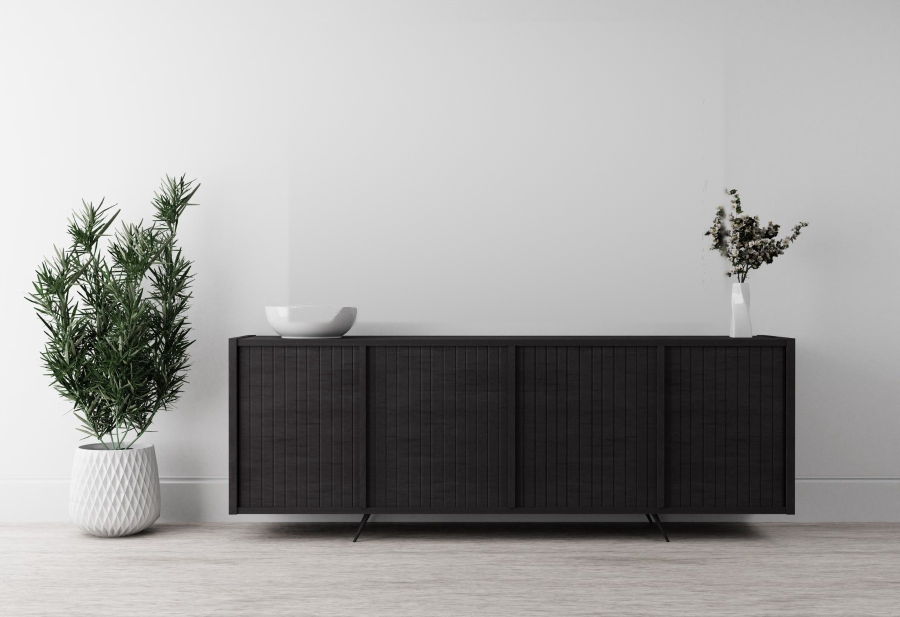
#> input picture tools/rooms/wall-contemporain.jpg, 1800 x 1234 px (shown at 1/2 size)
$ python -i compose.py   (imports and definitions only)
#> lines starting #> are read from the running program, lines starting #| are printed output that depends on the picture; after the words box and inside, x2 and y2 are one past the last pixel; in counts of white or black regions, pixels touching at a corner belong together
# Room mock-ups used on works for sale. Base room: Pexels photo 6083149 (free licence), frames removed -> wall-contemporain.jpg.
# Kept as a record of the settings (ppc 6.28 px/cm, sideboard 180 cm); paths inside are from the working session.
import os, re, glob, sys
import numpy as np
from PIL import Image, ImageDraw, ImageFilter, ImageEnhance
ns = {'__file__': '/home/claude/fam-live/tools/make_rooms.py'}
# [1 line not run here, left out]
ROOT = '/home/claude/fam-live'

# [11 lines left out: function extend_top, not called in this run]

ROOMS = {
  'modern': dict(file='wall_g.jpg', ppc=6.28, cx=1025, base=674, gap=18, add=340),
  # px per cm, centre x, y of the sofa back (art bottom = that line minus gap), gap in cm, extra wall on top
  'small': dict(file='room_a.jpg', ppc=5.4, cx=478, base=495, gap=16, add=0),
  'large': dict(file='room_e.jpg', ppc=4.8, cx=905, base=585, gap=14, add=300),
}

# [26 lines left out: function place, not called in this run]

def trim_edges(im, limit=0.25, run=8):
    """Drop leftover plaster bands on any side, even if a thin shadow line sits on the edge."""
    a = np.asarray(im.convert('HSV')).astype(int); l = np.asarray(im.convert('L')).astype(int)
    plaster = (l > 205) & (a[..., 1] < 25)
    def cut(frac):                     # frac: plaster fraction per line, from the edge inwards
        n = len(frac); lim = int(n * limit); k = 0
        while k < lim:
            if frac[k:k + run].mean() > .6:          # a plaster band starts here
                j = k
                while j < lim and frac[j] <= .5: j += 1     # skip the thin edge line
                s0 = j
                while j < lim and frac[j] > .5: j += 1
                return j if j > s0 + run else 0
            k += 1
            if k > 6: break                          # only allow a few non-plaster edge lines
        return 0
    rows, cols = plaster.mean(1), plaster.mean(0)
    t = cut(rows); b = len(rows) - cut(rows[::-1]); lf = cut(cols); r = len(cols) - cut(cols[::-1])
    return im.crop((lf, t, r, b))

# [14 lines left out: function build, not called in this run]

# [3 lines not run here, left out]

>>> from PIL import Image
>>> picture = Image.open('wall-contemporain.jpg')
#> picture is the input picture: PIL image 1800x1234 RGB; mean R, G, B 160.9, 160, 158.9
>>> result = trim_edges(picture)
#> in trim_edges, `a = np.asarray(im.convert('HSV')).astype(int)`:
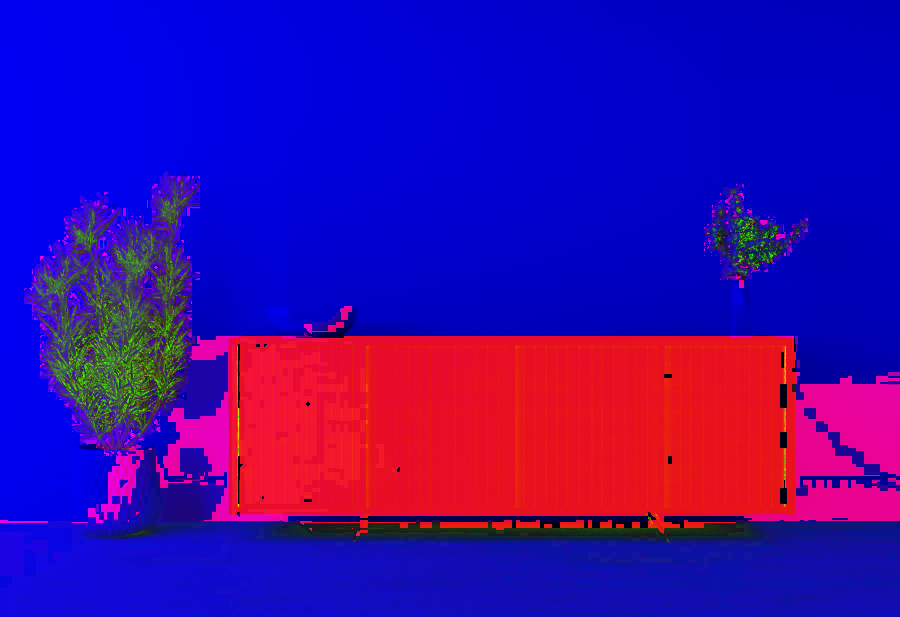
#> a: shape (1234, 1800, 3) int64 (shown at 1/2 size); mean R, G, B 59.1, 9.3, 161.4
#> in trim_edges, `plaster = (l > 205) & (a[..., 1] < 25)`:
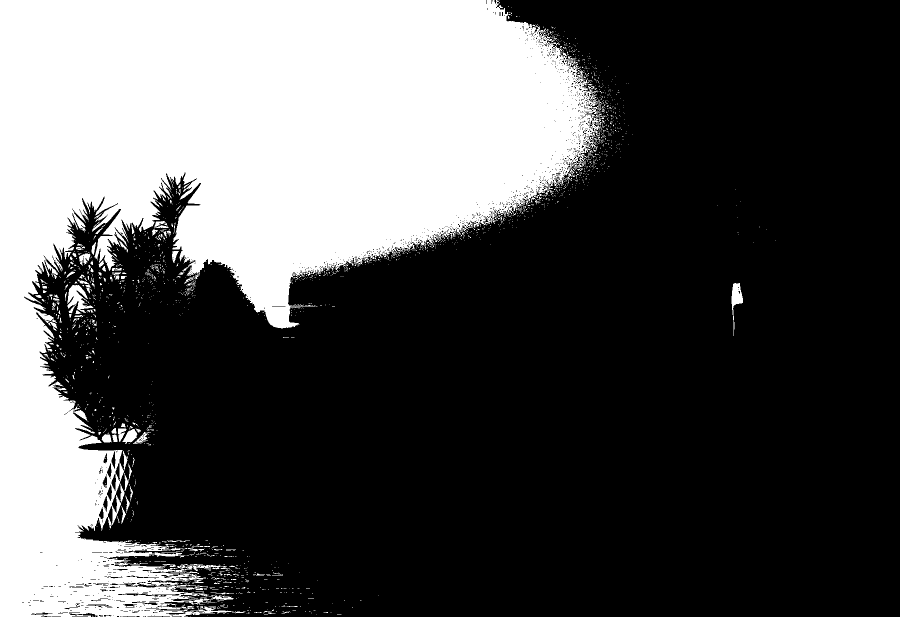
#> plaster: shape (1234, 1800) bool (shown at 1/2 size); 31.7% white; 1824 white regions (1681 under 20 px), largest, box (x1, y1, x2, y2) and area: (0, 0, 1210, 1234) 688426, (134, 570, 187, 626) 1425, (1463, 566, 1486, 672) 896
#> in trim_edges, `rows, cols = plaster.mean(1), plaster.mean(0)`: rows = 1234 values, max 0.668 at index 215, min 0.0467 at index 733, mean 0.317; cols = 1800 values, max 1 at index 0, min 0 at index 1241, mean 0.317
#> in cut, `n = len(frac)`: n = 1234
#> in cut, `lim = int(n * limit)`: lim = 308
#> the loop in cut, `while k < lim:` made 7 passes
#> after the loop in cut, `while k < lim:`: k = 7
#> in trim_edges, `t = cut(rows)`: t = 0
#> the loop in cut (call 2), `while k < lim:` made 7 passes
#> in trim_edges, `b = len(rows) - cut(rows[::-1])`: b = 1234
#> the loop in cut, `while k < lim:` made 1 pass
#> s0 on pass 1: 0
#> after the loop in cut, `while k < lim:`: k = 0
#> in trim_edges, `lf = cut(cols)`: lf = 256
#> in trim_edges, `r = len(cols) - cut(cols[::-1])`: r = 1800
#> in trim_edges, `return im.crop((lf, t, r, b))`:
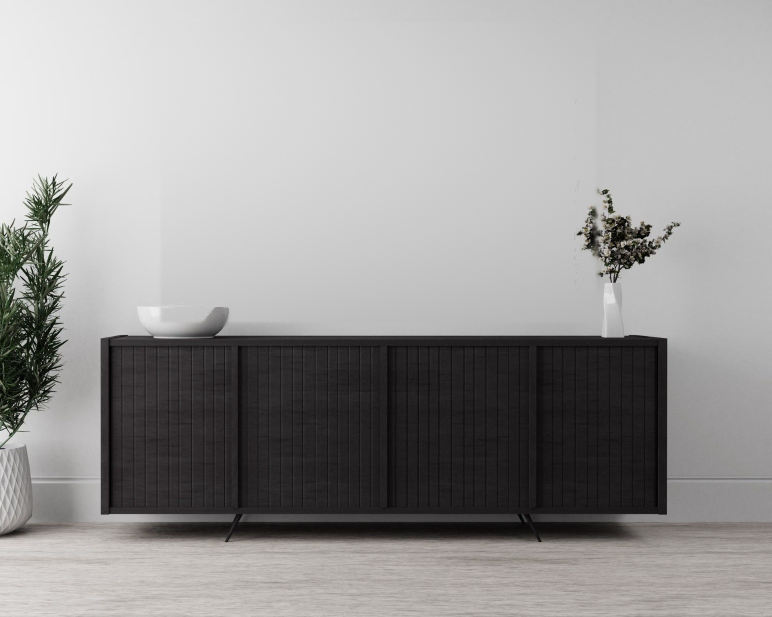
#> returned value: PIL image 1544x1234 RGB (shown at 1/2 size); mean R, G, B 153.5, 152.3, 151.6

$ run again, on img/web/1600/AnonymousDrawing.jpg
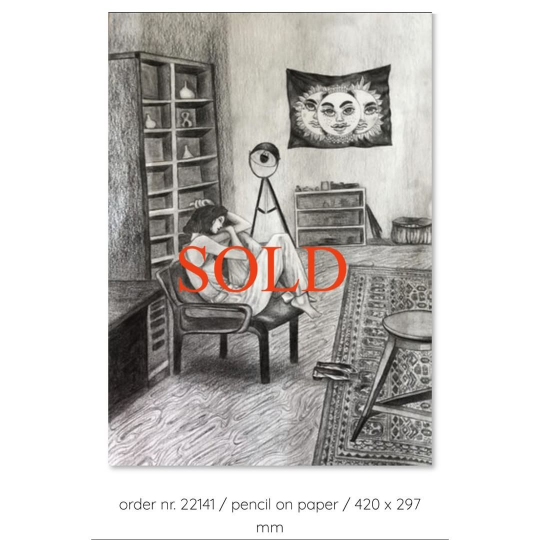
#> input picture img/web/1600/AnonymousDrawing.jpg, 1080 x 1080 px (shown at 1/2 size)
#> picture is the input picture: PIL image 1080x1080 RGB; mean R, G, B 201.5, 199, 196.5
#> in trim_edges, `plaster = (l > 205) & (a[..., 1] < 25)`:
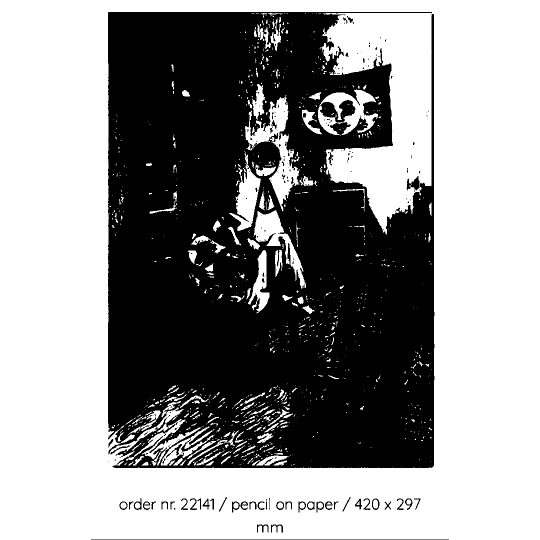
#> plaster: shape (1080, 1080) bool (shown at 1/2 size); 57.8% white; 210 black regions (153 under 20 px), largest, box (x1, y1, x2, y2) and area: (216, 24, 869, 936) 484348, (640, 200, 711, 245) 1720, (182, 1079, 898, 1080) 716
#> rows = 1080 values, max 1 at index 0, min 0.337 at index 1079, mean 0.578; cols = 1080 values, max 1 at index 0, min 0.156 at index 281, mean 0.578
#> n = 1080
#> lim = 270
#> the loop in cut, `while k < lim:` made 1 pass
#> s0 on pass 1: 0
#> after the loop in cut, `while k < lim:`: k = 0
#> t = 24
#> the loop in cut, `while k < lim:` made 1 pass
#> s0 on pass 1: 1
#> after the loop in cut, `while k < lim:`: k = 0
#> b = 936
#> after the loop in cut, `while k < lim:`: k = 0
#> lf = 217
#> after the loop in cut, `while k < lim:`: k = 0
#> r = 868
#> in trim_edges, `return im.crop((lf, t, r, b))`:
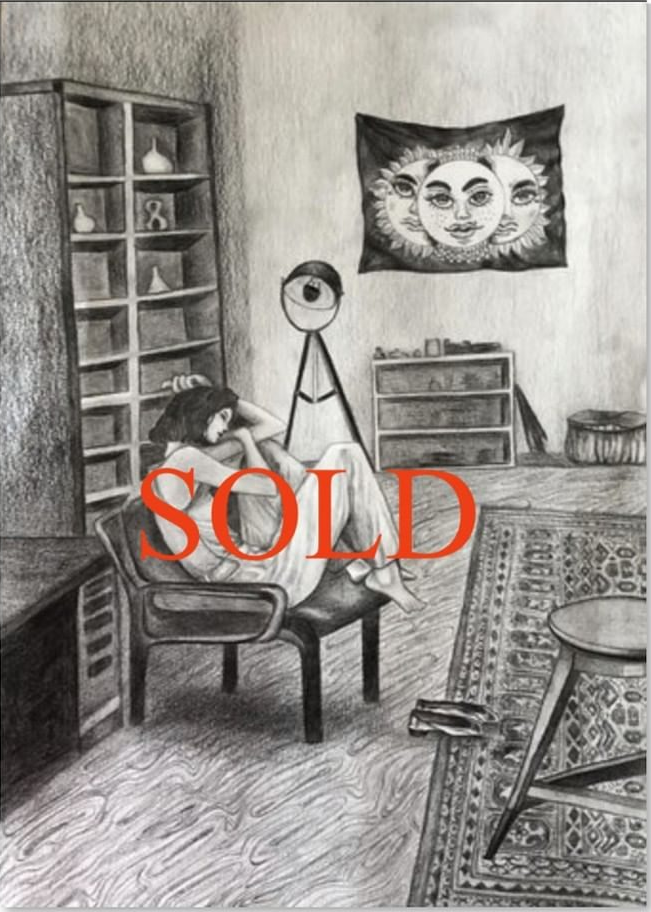
#> returned value: PIL image 651x912 RGB; mean R, G, B 151.8, 146.9, 142
